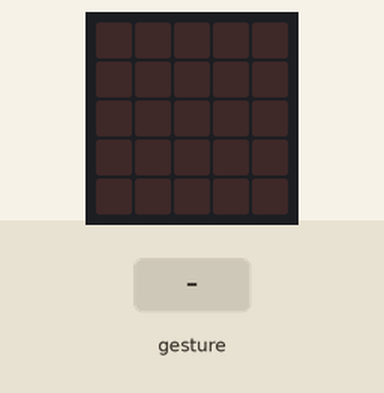
Bench run of a program on a simulated BBC micro:bit running MicroPython. On the bench: the board's 5×5 LED display. The test bench sets the inputs (shaded band). A tilt is held for 1.5 s and a shake lasts 1 s, then the board lies face up again.

Above: at 1.2 s.
1.3 s: gesture 'shake'
At 2.2 s:
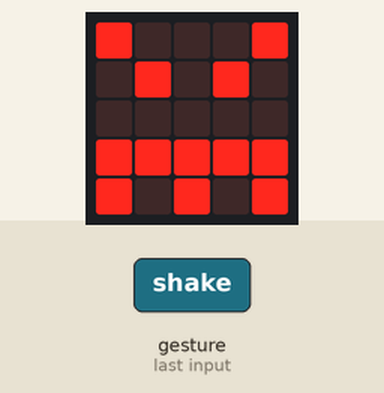
Timing chart, 0 to 4.3 s (numbered marks = the images above; inputs shaded):
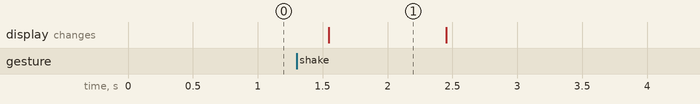

Measured:
- after the input at 1.3 s, the display: changes after 0.25 s (image 1)
- what the display in image 1 shows lasts 1.0 s, from 1.5 s to 2.5 s

The program:

movement.py
```python
#from microbit import accelerometer, sleep, display, Image
#
#while True:
#    sleep(100)
#    print("x: {:04d}, y: {:04d}, z {:04d}".format(accelerometer.get_x(), accelerometer.get_y(), accelerometer.get_z(
#    )), end="\r")


from microbit import accelerometer, sleep, display, Image

while True:
    sleep(100)
    gesture = accelerometer.current_gesture()
    if gesture == "shake":
        display.show(Image.ANGRY)
    else:
        display.clear()
```
